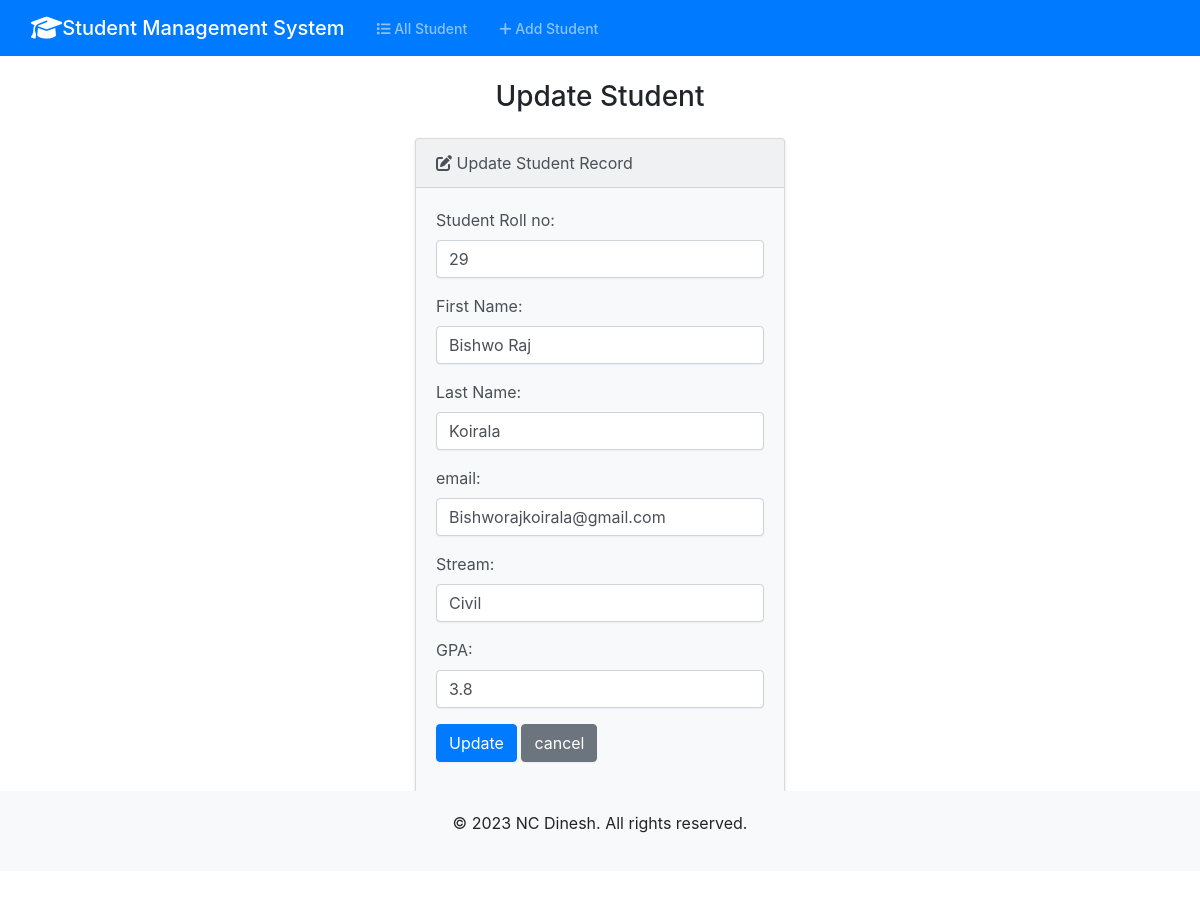
Page /edit/2/ on the committed database.
### students/models.py (models this page shows, shortened)
class Student(models.Model):
    student_number = models.PositiveIntegerField()
    first_name = models.CharField(max_length=50)
    last_name = models.CharField(max_length=50)
    email = models.EmailField(max_length=254)
    field_of_study = models.CharField(max_length=50)
    gpa = models.FloatField()

### students/views.py (the view)
# urls.py: path('edit/<int:id>/',views.edit, name="edit"),
def edit(request, id):
    student = get_object_or_404(Student, pk=id)
    if request.method == "POST":
        form = StudentForm(request.POST, instance=student)
        if form.is_valid():
            form.save()
            return render(request, "students/edit.html", {
                'form': form,
                'success': True
            })
    else:
        form = StudentForm(instance=student)
    return render(request, "students/edit.html", {
        'form': form,
        'student': student
    })

### students/forms.py
class StudentForm(forms.ModelForm):
    class Meta:
        model = Student
        fields = ['student_number','first_name','last_name','email','field_of_study','gpa']
        labels = {
            'student_number': 'Student Roll no',
            'first_name': 'First Name',
            'last_name': 'Last Name',
            'email': 'email',
            'field_of_study':'Stream',
            'gpa': 'GPA'
        }
        widgets = {
            'student_number': forms.NumberInput(attrs={'class':'form-control'}),
            'first_name': forms.TextInput(attrs={'class':'form-control'}),
            'last_name': forms.TextInput(attrs={'class':'form-control'}),
            'email': forms.EmailInput(attrs={'class':'form-control'}),
            'field_of_study': forms.TextInput(attrs={'class':'form-control'}),
            'gpa': forms.NumberInput(attrs={'class':'form-control'}),
        }

### templates/students/edit.html (shortened to what this page needs)
{% extends "students/base.html" %}
{% block body %}
    <h3 class="text-center m-4"> Update Student </h3>
    {% if success %}
        <div class="alert alert-success" role="alert">
            The Student updated successfully.
            <a href ="{% url "index" %}" class="alert-link"> Go to Home Page </a>
        </div>
    {% else %}
        <div class="row justify-content-center">
            <div class="col-4">
                <div class="card bg-light mb-3" >
                    <div class="card-header">
                        <i class="fa-solid fa-pen-to-square"></i> Update Student Record
                    </div>
                    <div class="card-body">
                      <form action="" method="POST">
                        {{ form.as_p }}
                        <button type="submit" class="btn btn-primary"> Update </button>
                        <a href="{% url 'index' %}" class="btn btn-secondary"> cancel </a>
                        <br>
                        <br>
                        <br>
                        <br>
                      </form>
                    </div>
                  </div>
            </div>
        </div>
    {% endif %}
{% endblock %}

### templates/students/base.html (style rules this page uses)
body { min-height: 100vh; position: relative; margin-bottom: 60px; }
a { color: white; }

### rows in the picture
Student: student_number "29", first_name "Bishwo Raj", last_name "Koirala", email "Bishworajkoirala@gmail.com", field_of_study "Civil", gpa "3.8"
